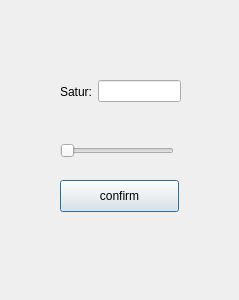
<?xml version="1.0" encoding="UTF-8"?>
<ui version="4.0">
 <class>SaturDialog</class>
 <widget class="QDialog" name="SaturDialog">
  <property name="geometry">
   <rect>
    <x>0</x>
    <y>0</y>
    <width>239</width>
    <height>300</height>
   </rect>
  </property>
  <property name="windowTitle">
   <string>Dialog</string>
  </property>
  <widget class="QWidget" name="layoutWidget">
   <property name="geometry">
    <rect>
     <x>60</x>
     <y>80</y>
     <width>121</width>
     <height>23</height>
    </rect>
   </property>
   <layout class="QHBoxLayout" name="horizontalLayout_9">
    <item>
     <widget class="QLabel" name="saturLabel">
      <property name="text">
       <string>Satur:</string>
      </property>
     </widget>
    </item>
    <item>
     <widget class="QLineEdit" name="saturInput"/>
    </item>
   </layout>
  </widget>
  <widget class="QPushButton" name="confSaturBtn">
   <property name="geometry">
    <rect>
     <x>60</x>
     <y>180</y>
     <width>119</width>
     <height>32</height>
    </rect>
   </property>
   <property name="text">
    <string>confirm</string>
   </property>
  </widget>
  <widget class="QSlider" name="saturSlider">
   <property name="geometry">
    <rect>
     <x>60</x>
     <y>140</y>
     <width>114</width>
     <height>22</height>
    </rect>
   </property>
   <property name="orientation">
    <enum>Qt::Horizontal</enum>
   </property>
  </widget>
 </widget>
 <resources/>
 <connections>
  <connection>
   <sender>confSaturBtn</sender>
   <signal>clicked()</signal>
   <receiver>SaturDialog</receiver>
   <slot>accept()</slot>
   <hints>
    <hint type="sourcelabel">
     <x>119</x>
     <y>195</y>
    </hint>
    <hint type="destinationlabel">
     <x>119</x>
     <y>149</y>
    </hint>
   </hints>
  </connection>
 </connections>
</ui>
